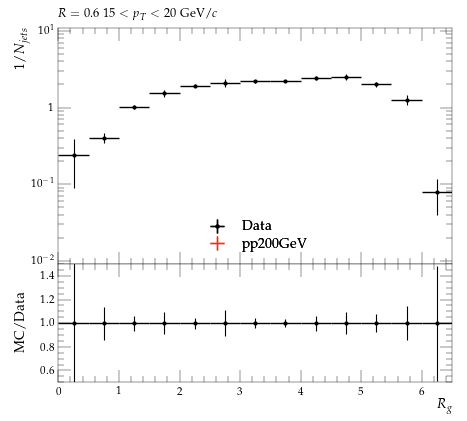

Write the Python code that produced this figure.
#! /usr/bin/env python3

# This Python script was auto-generated using YODA v2.1.0.
# Analysis object: /STAR_2020_I1783875/d22-x01-y01
# Timestamp: 07-10-2025 (17:32:21)

import matplotlib as mpl
import matplotlib.pyplot as plt
mpl.use('Agg') # comment out for interactive use
import os
import numpy as np
from numpy import nan, inf

plotDir = os.path.split(os.path.realpath(__file__))[0]
if 'YODA_USER_PLOT_PATH' in globals():
    plot_outdir = globals()['YODA_USER_PLOT_PATH']
else:
    plot_outdir = plotDir

#plot style
plt.style.use(os.path.join(plotDir, '../default.mplstyle'))
# plot metadata
figW, figH = plt.rcParams['figure.figsize']
ax_xLabel = r'$R_{g}$'
ax_yLabel = r'$1/N_{jets}$'
ax_title  = r'$R=0.6 ~ 15 < p_{T} < 20$ GeV/$c$'
ax_xScale = 'linear'
ax_yScale = 'log'
xLims = (0.0, 6.5)
yLims = (0.009000000000000001, 11.0)

# TeX-friendly labels for the legend
labels = {
    'legend' : ([ r"Data", r"pp200GeV" ], r""),
}

# Adjust canvas width and height
canvasW = 10.0
canvasH = 9.0
figW *= canvasW/10.
figH *= canvasH/9.

# Create figure and axis objects
fig, (ax, ratio0_ax) = plt.subplots(2, 1, sharex=True,
                  figsize=(figW,figH), gridspec_kw={'height_ratios': (6.0, 3.0)})

# Set figure margins
plt.subplots_adjust(
    left   = 1.0 * plt.rcParams['figure.subplot.left'],
    right  = 1.0 * plt.rcParams['figure.subplot.right'],
    top    = 1.0 * plt.rcParams['figure.subplot.top'],
    bottom = 1.0 * plt.rcParams['figure.subplot.bottom'])

ratio0_ax.yaxis.set_major_locator(mpl.ticker.MultipleLocator(0.2))
ratio0_ax.set_ylim(0.5, 1.4999)
ratio0_ax.set_ylabel('MC/Data')

# the numerical data is stored in a separate file
dataf = dict()
prefix = os.path.split(__file__)[0]
if prefix:    prefix = prefix + '/'
exec(open(prefix+'d22-x01-y01__data.py').read(), dataf)


legend_handles = dict() # keep track of handles for the legend

# style options for curves
# starts at zorder>=5 to draw curve on top of legend
styles = {
  'Data': {
    'color' : 'black',
    'linestyle' : '-',
    'linewidth' : 1,
    'marker' : 'o',
    'markersize' : 2,
    'capsize' : 0.0,
    'zorder' : 5,
    'histstyle' : 0,
    'drawstyle' : 'steps-pre',
    'xerrorbars' : 1,
    'yerrorbars' : 1,
    'fillcolor' : None,
    'fillopacity' : 1.0,
    'ratio0_linestyle' : '-',
    'ratio0_linewidth' : 1,
    'ratio0_marker' : 'o',
    'ratio0_markersize' : 2,
    'ratio0_capsize' : 0.0,
    'ratio0_zorder' : 5,
    'ratio0_histstyle' : 0,
    'ratio0_drawstyle' : 'steps-pre',
    'ratio0_xerrorbars' : 1,
    'ratio0_yerrorbars' : 1,
  },
  'pp200GeV.yoda': {
    'color' : '#EE3311',
    'linestyle' : '-',
    'linewidth' : 1,
    'marker' : 'none',
    'markersize' : 2,
    'capsize' : 0.0,
    'zorder' : 6,
    'histstyle' : 1,
    'drawstyle' : 'steps-pre',
    'xerrorbars' : 1,
    'yerrorbars' : 1,
    'fillcolor' : None,
    'fillopacity' : 1.0,
    'ratio0_linestyle' : '-',
    'ratio0_linewidth' : 1,
    'ratio0_marker' : 'none',
    'ratio0_markersize' : 2,
    'ratio0_capsize' : 0.0,
    'ratio0_zorder' : 6,
    'ratio0_histstyle' : 1,
    'ratio0_drawstyle' : 'steps-pre',
    'ratio0_xerrorbars' : 1,
    'ratio0_yerrorbars' : 1,
  },
}

# curve from input yoda files in main panel
for label, yvals in dataf['yvals'].items():
    if all(np.isnan(v) for v in dataf['yvals'][label]):
        continue
    tmp = None
    if styles[label]['histstyle']: # draw as histogram
        xpos = dataf['xedges'][label] if styles[label]['drawstyle'] else dataf['xpoints'][label]
        ypos = np.insert(yvals, 0, yvals[0]) if styles[label]['drawstyle'] else yvals
        if styles[label]['fillcolor']: # fill area below curve
            ax.fill_between(xpos, ypos, step='pre',
                            color=styles[label]['fillcolor'],
                            alpha=styles[label]['fillopacity'])
        tmp, = ax.plot(xpos, ypos,
                       color=styles[label]['color'],
                       linestyle=styles[label]['linestyle'],
                       linewidth=styles[label]['linewidth'],
                       drawstyle=styles[label]['drawstyle'], solid_joinstyle='miter',
                       zorder=styles[label]['zorder'], label=label)
    tmp = ax.errorbar(dataf['xpoints'][label], yvals,
                      xerr=np.array(dataf['xerrs'][label])*styles[label]['xerrorbars'],
                      yerr=np.array(dataf['yerrs'][label])*styles[label]['yerrorbars'],
                      fmt=styles[label]['marker'], capsize=styles[label]['capsize'],
                      markersize=styles[label]['markersize'],
                      ecolor=styles[label]['color'],
                      color=styles[label]['color'], zorder=styles[label]['zorder'])
    tmp[-1][0].set_linestyle(styles[label]['linestyle'])
    tmp[-1][0].set_linewidth(styles[label]['linewidth'])
    if label in dataf['add_legend_handle']:  legend_handles[label] = tmp
    for varLabel in dataf['variation_yvals'].keys():
        if varLabel.startswith(label):
            tmp, = ax.plot(dataf['xedges'][label], dataf['variation_yvals'][varLabel],
                           color=styles[label]['color'],
                           linestyle=styles[label]['linestyle'],
                           linewidth=styles[label]['linewidth'],
                           drawstyle='steps-pre', solid_joinstyle='miter',
                           zorder=styles[label]['zorder'], alpha=0.5)


# plots on ratio panel
# curve from input yoda files in ratio panel
for label, yvals in dataf['ratio0_yvals'].items():
    if all(np.isnan(v) for v in yvals):
        continue
    if styles[label]['ratio0_histstyle']: # plot as histogram
        xpos = dataf['xedges']['Data'] if styles[label]['ratio0_drawstyle'] else dataf['xpoints']['Data']
        ypos = np.insert(yvals, 0, yvals[0]) if styles[label]['ratio0_drawstyle'] else yvals
        ratio0_ax.plot(xpos, ypos,
                       color=styles[label]['color'],
                       linewidth=styles[label]['linewidth'],
                       linestyle=styles[label]['ratio0_linestyle'],
                       drawstyle=styles[label]['ratio0_drawstyle'], zorder=styles[label]['zorder'],
                       solid_joinstyle='miter')
    tmp = ratio0_ax.errorbar(dataf['xpoints']['Data'], yvals,
                             xerr=np.array(dataf['ref_xerrs'])*styles[label]['ratio0_xerrorbars'],
                             yerr=np.array(dataf['ratio0_yerrs'][label])*styles[label]['ratio0_yerrorbars'],
                             fmt=styles[label]['ratio0_marker'], capsize=styles[label]['ratio0_capsize'],
                             markersize=styles[label]['ratio0_markersize'],
                             ecolor=styles[label]['color'],
                             color=styles[label]['color'])
    tmp[-1][0].set_linestyle(styles[label]['ratio0_linestyle'])
    tmp[-1][0].set_linewidth(styles[label]['ratio0_linewidth'])

    for varlabel in dataf['ratio0_variation_vals'].keys():
        if varlabel.startswith(label):
            ratio0_ax.plot(dataf['xedges']['Data'],
                            dataf['ratio0_variation_vals'][varlabel],
                            color=styles[label]['color'],
                            linestyle=styles[label]['linestyle'],
                            linewidth=styles[label]['linewidth'],
                            drawstyle='steps-pre', solid_joinstyle='miter',
                            zorder=1, alpha=0.5)

legend_items = list(legend_handles.values())
ax.add_artist(ax.legend(legend_items,
                        labels['legend'][0],
                        title=labels['legend'][1],
                        alignment='left',
                        loc='lower center',
                        bbox_to_anchor=(0.5, 0.0)))

# set plot metadata as defined above
ratio0_ax.set_xlabel(ax_xLabel)
ratio0_ax.xaxis.set_label_coords(1., -0.15)
ax.set_ylabel(ax_yLabel, ha='right', va='top')
ax.yaxis.set_label_coords(-0.11, 1.0)
ax.set_title(ax_title, loc='left')
ax.set_xscale(ax_xScale)
ax.set_yscale(ax_yScale)
ax.set_xlim(xLims)
ax.set_ylim(yLims)

# tick formatting
plt.rcParams['xtick.top'] = True
plt.rcParams['ytick.right'] = True
ax.yaxis.set_major_locator(mpl.ticker.LogLocator(base=10.0, numticks=np.inf))
ax.yaxis.set_minor_locator(mpl.ticker.LogLocator(
                           base=10.0, subs=np.arange(0.1, 1, 0.1), numticks=np.inf))
fig.align_ylabels((ax, ratio0_ax))
plt.savefig(os.path.join(plot_outdir, 'd22-x01-y01.pdf'), format='PDF')
plt.savefig(os.path.join(plot_outdir, 'd22-x01-y01.png'), format='PNG')

plt.close(fig)
